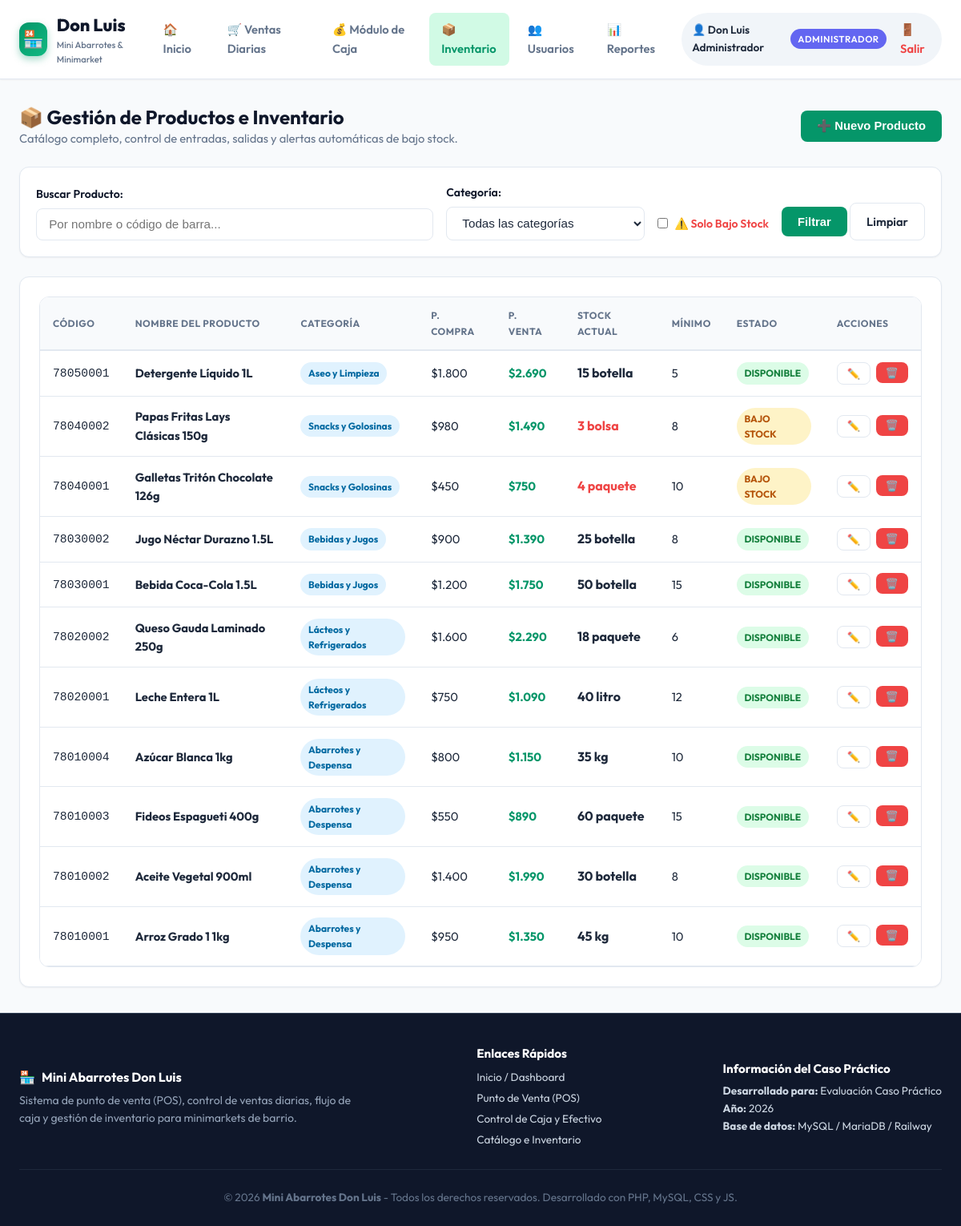
The app's page /pages/productos.php (signed in) with its own data.
### tables this page shows
CREATE TABLE IF NOT EXISTS `productos` (
  `id` INT AUTO_INCREMENT PRIMARY KEY,
  `codigo_barra` VARCHAR(50) NOT NULL UNIQUE,
  `nombre` VARCHAR(150) NOT NULL,
  `categoria_id` INT NULL,
  `precio_compra` DECIMAL(10,2) NOT NULL DEFAULT 0.00,
  `precio_venta` DECIMAL(10,2) NOT NULL DEFAULT 0.00,
  `stock` INT NOT NULL DEFAULT 0,
  `stock_minimo` INT NOT NULL DEFAULT 5,
  `unidad` VARCHAR(20) DEFAULT 'unidad',
  `imagen` VARCHAR(255) DEFAULT 'producto_default.png',
  `creado_en` TIMESTAMP DEFAULT CURRENT_TIMESTAMP,
  FOREIGN KEY (`categoria_id`) REFERENCES `categorias`(`id`) ON DELETE SET NULL
);

CREATE TABLE IF NOT EXISTS `categorias` (
  `id` INT AUTO_INCREMENT PRIMARY KEY,
  `nombre` VARCHAR(80) NOT NULL,
  `descripcion` VARCHAR(255) NULL
);

### db/conexion.php (called while the page is built, shortened)
<?php
function estaAutenticado() {
    return isset($_SESSION['usuario_id']);
}
function esAdmin() {
    return isset($_SESSION['rol']) && $_SESSION['rol'] === 'administrador';
}
function sanitizar($data) {
    return htmlspecialchars(trim($data), ENT_QUOTES, 'UTF-8');
}
function formatoMoneda($valor) {
    return '$' . number_format((float)$valor, 0, ',', '.');
}

### pages/productos.php (the view, shortened to what this page needs)
<?php
require_once __DIR__ . '/../db/conexion.php';
$busqueda = sanitizar($_GET['q'] ?? '');
$filtro_alerta = isset($_GET['alerta']) ? 1 : 0;
$sql = "SELECT p.*, c.nombre as categoria_nombre FROM productos p LEFT JOIN categorias c ON p.categoria_id = c.id WHERE 1=1";
$params = [];
$sql .= " ORDER BY p.id DESC";
$stmt_prod = $pdo->prepare($sql);
$stmt_prod->execute($params);
$productos = $stmt_prod->fetchAll();
require_once __DIR__ . '/../includes/header.php';
?>
<div style="display:flex; justify-content:space-between; align-items:center; margin-bottom:1.5rem; flex-wrap:wrap; gap:1rem;">
  <div>
    <h2>📦 Gestión de Productos e Inventario</h2>
    <p style="color:var(--text-muted); font-size:0.92rem;">
      Catálogo completo, control de entradas, salidas y alertas automáticas de bajo stock.
    </p>
  </div>
  <?php if (esAdmin()): ?>
    <button onclick="document.getElementById('modal-crear').style.display='block'" class="btn btn-primary">
      ➕ Nuevo Producto
    </button>
  <?php else: ?>
    <span class="badge badge-info" style="font-size:0.85rem; padding:0.5rem 0.8rem;">
      👁️ Modo Empleado: Solo Lectura y Consulta de Stock
    </span>
  <?php endif; ?>
</div>
<div class="card" style="margin-bottom:1.5rem; padding:1.25rem;">
  <form action="" method="GET" style="display:flex; flex-wrap:wrap; gap:1rem; align-items:flex-end;">
    <div style="flex:2; min-width:200px;">
      <label class="form-label">Buscar Producto:</label>
      <input type="text" name="q" class="form-control" placeholder="Por nombre o código de barra..." value="<?php echo htmlspecialchars($busqueda); ?>">
    </div>
    <div style="flex:1; min-width:180px;">
      <label class="form-label">Categoría:</label>
      <select name="cat" class="form-select">
        <option value="0">Todas las categorías</option>
      </select>
    </div>
    <div style="display:flex; align-items:center; gap:0.5rem; padding-bottom:0.6rem;">
      <input type="checkbox" name="alerta" id="chk_alerta" value="1" <?php echo $filtro_alerta ? 'checked' : ''; ?>>
      <label for="chk_alerta" style="font-size:0.88rem; font-weight:600; color:var(--danger); cursor:pointer;">⚠️ Solo Bajo Stock</label>
    </div>
    <div>
      <button type="submit" class="btn btn-primary">Filtrar</button>
      <a href="<?php echo BASE_URL; ?>pages/productos.php" class="btn btn-outline">Limpiar</a>
    </div>
  </form>
</div>
<div class="card">
  <div class="table-responsive">
    <table class="custom-table">
      <thead>
        <tr>
          <th>Código</th>
          <th>Nombre del Producto</th>
          <th>Categoría</th>
          <th>P. Compra</th>
          <th>P. Venta</th>
          <th>Stock Actual</th>
          <th>Mínimo</th>
          <th>Estado</th>
          <?php if (esAdmin()): ?>
            <th>Acciones</th>
          <?php endif; ?>
        </tr>
      </thead>
      <tbody>
        <?php if (!empty($productos)): ?>
          <?php foreach ($productos as $p):
            $bajo_stock = $p['stock'] <= $p['stock_minimo'];
          ?>
            <tr>
              <td><code><?php echo htmlspecialchars($p['codigo_barra']); ?></code></td>
              <td><strong><?php echo htmlspecialchars($p['nombre']); ?></strong></td>
              <td><span class="badge badge-info"><?php echo htmlspecialchars($p['categoria_nombre'] ?? 'General'); ?></span></td>
              <td><?php echo formatoMoneda($p['precio_compra']); ?></td>
              <td style="font-weight:700; color:var(--primary);"><?php echo formatoMoneda($p['precio_venta']); ?></td>
              <td style="font-weight:700; font-size:1rem; color:<?php echo $bajo_stock ? 'var(--danger)' : 'inherit'; ?>;">
                <?php echo $p['stock']; ?> <?php echo $p['unidad']; ?>
              </td>
              <td><?php echo $p['stock_minimo']; ?></td>
              <td>
                <?php if ($p['stock'] == 0): ?>
                  <span class="badge badge-danger">AGOTADO</span>
                <?php elseif ($bajo_stock): ?>
                  <span class="badge badge-warning">BAJO STOCK</span>
                <?php else: ?>
                  <span class="badge badge-success">DISPONIBLE</span>
                <?php endif; ?>
              </td>
              <?php if (esAdmin()): ?>
                <td>
                  <div style="display:flex; gap:0.4rem;">
                    <button class="btn btn-outline btn-sm" onclick='abrirModalEditar(<?php echo json_encode($p); ?>)'>✏️</button>
                    <form action="" method="POST" style="display:inline;" onsubmit="return confirm('¿Seguro de eliminar este producto?');">
                      <button type="submit" class="btn btn-danger btn-sm">🗑️</button>
                    </form>
                  </div>
                </td>
              <?php endif; ?>
            </tr>
          <?php endforeach; ?>
        <?php endif; ?>
      </tbody>
    </table>
  </div>
</div>
<?php require_once __DIR__ . '/../includes/footer.php'; ?>

### includes/header.php (shortened to what this page needs)
<?php
$pagina_actual = basename($_SERVER['PHP_SELF']);
?>
<!DOCTYPE html>
<html lang="es">
<head>
  <link rel="stylesheet" href="<?php echo BASE_URL; ?>css/styles.css">
</head>
<body>
  <header class="site-header">
    <div class="header-container">
      <a href="<?php echo BASE_URL; ?>index.php" class="brand-logo">
        <div class="brand-icon">🏪</div>
        <div>
          <span>Don Luis</span>
          <small style="display:block; font-size:0.7rem; color:var(--text-muted); font-weight:500;">Mini Abarrotes & Minimarket</small>
        </div>
      </a>
      <nav>
        <ul class="nav-links">
          <li class="nav-item">
            <a href="<?php echo BASE_URL; ?>index.php" class="<?php echo ($pagina_actual == 'index.php') ? 'active' : ''; ?>">
              🏠 Inicio
            </a>
          </li>
          <?php if (estaAutenticado()): ?>
            <li class="nav-item">
              <a href="<?php echo BASE_URL; ?>pages/ventas.php" class="<?php echo ($pagina_actual == 'ventas.php') ? 'active' : ''; ?>">
                🛒 Ventas Diarias
              </a>
            </li>
            <li class="nav-item">
              <a href="<?php echo BASE_URL; ?>pages/caja.php" class="<?php echo ($pagina_actual == 'caja.php') ? 'active' : ''; ?>">
                💰 Módulo de Caja
              </a>
            </li>
            <li class="nav-item">
              <a href="<?php echo BASE_URL; ?>pages/productos.php" class="<?php echo ($pagina_actual == 'productos.php') ? 'active' : ''; ?>">
                📦 Inventario
              </a>
            </li>
            <?php if (esAdmin()): ?>
              <li class="nav-item">
                <a href="<?php echo BASE_URL; ?>pages/usuarios.php" class="<?php echo ($pagina_actual == 'usuarios.php') ? 'active' : ''; ?>">
                  👥 Usuarios
                </a>
              </li>
              <li class="nav-item">
                <a href="<?php echo BASE_URL; ?>pages/reportes.php" class="<?php echo ($pagina_actual == 'reportes.php') ? 'active' : ''; ?>">
                  📊 Reportes
                </a>
              </li>
            <?php endif; ?>
            <li class="nav-item" style="margin-left: 0.5rem;">
              <div class="user-badge">
                <span>👤 <?php echo htmlspecialchars($_SESSION['usuario_nombre'] ?? 'Usuario'); ?></span>
                <span class="role-tag <?php echo $_SESSION['rol'] === 'administrador' ? 'admin' : 'empleado'; ?>">
                  <?php echo strtoupper($_SESSION['rol'] ?? 'EMPLEADO'); ?>
                </span>
                <a href="<?php echo BASE_URL; ?>pages/logout.php" title="Cerrar Sesión" style="color:var(--danger); padding:0.2rem; margin-left:0.3rem;">🚪 Salir</a>
              </div>
            </li>
          <?php endif; ?>
        </ul>
      </nav>
    </div>
  </header>
  <main class="main-content">
    <div class="container">

### includes/footer.php (shortened to what this page needs)
    </div>
  </main>
  <footer class="site-footer">
    <div class="container">
      <div class="footer-content">
        <div>
          <h4 style="color:white; margin-bottom:0.5rem; display:flex; align-items:center; gap:0.5rem;">
            <span>🏪</span> Mini Abarrotes Don Luis
          </h4>
          <p style="font-size:0.88rem; max-width:420px; color:#94a3b8;">
            Sistema de punto de venta (POS), control de ventas diarias, flujo de caja y gestión de inventario para minimarkets de barrio.
          </p>
        </div>
        <div>
          <h5 style="color:white; margin-bottom:0.5rem; font-size:0.95rem;">Enlaces Rápidos</h5>
          <ul style="list-style:none; font-size:0.85rem; line-height:1.9;">
            <li><a href="<?php echo BASE_URL; ?>index.php" style="color:#cbd5e1;">Inicio / Dashboard</a></li>
            <li><a href="<?php echo BASE_URL; ?>pages/ventas.php" style="color:#cbd5e1;">Punto de Venta (POS)</a></li>
            <li><a href="<?php echo BASE_URL; ?>pages/caja.php" style="color:#cbd5e1;">Control de Caja y Efectivo</a></li>
            <li><a href="<?php echo BASE_URL; ?>pages/productos.php" style="color:#cbd5e1;">Catálogo e Inventario</a></li>
          </ul>
        </div>
        <div>
          <h5 style="color:white; margin-bottom:0.5rem; font-size:0.95rem;">Información del Caso Práctico</h5>
          <p style="font-size:0.85rem; color:#cbd5e1;"><strong>Desarrollado para:</strong> Evaluación Caso Práctico</p>
          <p style="font-size:0.85rem; color:#cbd5e1;"><strong>Año:</strong> 2026</p>
          <p style="font-size:0.85rem; color:#cbd5e1;"><strong>Base de datos:</strong> MySQL / MariaDB / Railway</p>
        </div>
      </div>
      <div class="footer-bottom">
        <p>&copy; <?php echo date('Y'); ?> <strong>Mini Abarrotes Don Luis</strong> - Todos los derechos reservados. Desarrollado con PHP, MySQL, CSS y JS.</p>
      </div>
    </div>
  </footer>
</body>
</html>

### records on screen
productos: codigo_barra "78050001", nombre "Detergente Líquido 1L", categoria.nombre "Aseo y Limpieza", precio_compra "$1.800", precio_venta "$2.690", stock "15", unidad "botella", stock_minimo "5", shows "DISPONIBLE"
productos: codigo_barra "78040002", nombre "Papas Fritas Lays Clásicas 150g", categoria.nombre "Snacks y Golosinas", precio_compra "$980", precio_venta "$1.490", stock "3", unidad "bolsa", stock_minimo "8", shows "BAJO STOCK"
productos: codigo_barra "78040001", nombre "Galletas Tritón Chocolate 126g", categoria.nombre "Snacks y Golosinas", precio_compra "$450", precio_venta "$750", stock "4", unidad "paquete", stock_minimo "10", shows "BAJO STOCK"
productos: codigo_barra "78030002", nombre "Jugo Néctar Durazno 1.5L", categoria.nombre "Bebidas y Jugos", precio_compra "$900", precio_venta "$1.390", stock "25", unidad "botella", stock_minimo "8", shows "DISPONIBLE"
productos: codigo_barra "78030001", nombre "Bebida Coca-Cola 1.5L", categoria.nombre "Bebidas y Jugos", precio_compra "$1.200", precio_venta "$1.750", stock "50", unidad "botella", stock_minimo "15", shows "DISPONIBLE"
productos: codigo_barra "78020002", nombre "Queso Gauda Laminado 250g", categoria.nombre "Lácteos y Refrigerados", precio_compra "$1.600", precio_venta "$2.290", stock "18", unidad "paquete", stock_minimo "6", shows "DISPONIBLE"
productos: codigo_barra "78020001", nombre "Leche Entera 1L", categoria.nombre "Lácteos y Refrigerados", precio_compra "$750", precio_venta "$1.090", stock "40", unidad "litro", stock_minimo "12", shows "DISPONIBLE"
productos: codigo_barra "78010004", nombre "Azúcar Blanca 1kg", categoria.nombre "Abarrotes y Despensa", precio_compra "$800", precio_venta "$1.150", stock "35", unidad "kg", stock_minimo "10", shows "DISPONIBLE"
productos: codigo_barra "78010003", nombre "Fideos Espagueti 400g", categoria.nombre "Abarrotes y Despensa", precio_compra "$550", precio_venta "$890", stock "60", unidad "paquete", stock_minimo "15", shows "DISPONIBLE"
productos: codigo_barra "78010002", nombre "Aceite Vegetal 900ml", categoria.nombre "Abarrotes y Despensa", precio_compra "$1.400", precio_venta "$1.990", stock "30", unidad "botella", stock_minimo "8", shows "DISPONIBLE"
productos: codigo_barra "78010001", nombre "Arroz Grado 1 1kg", categoria.nombre "Abarrotes y Despensa", precio_compra "$950", precio_venta "$1.350", stock "45", unidad "kg", stock_minimo "10", shows "DISPONIBLE"

### other values on screen
$_SESSION['usuario_nombre'] "Don Luis Administrador"
$_SESSION['rol'] "ADMINISTRADOR"
